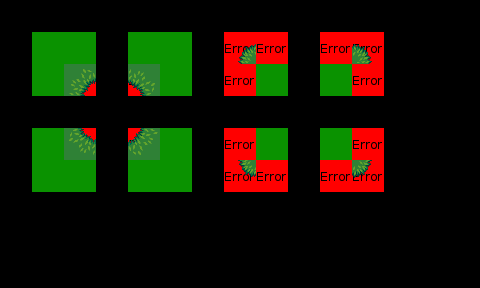

Tiled map render using the project's own tile images. Description and the map definition, with tile-layer contents summarised, below:
An orthogonal 15x9 tile map with 32x32 px tiles, 3 tile layers (Regions, Input_set, Output0_Grass), 2 tilesets.

<map version="1.0" orientation="orthogonal" width="15" height="9" tilewidth="32" tileheight="32">
 <tileset firstgid="1" name="ruleset" tilewidth="32" tileheight="32">
  <image source="ruleset.png" trans="ff00ff" width="256" height="64" />
 </tileset>
 <tileset firstgid="17" name="grass" tilewidth="32" tileheight="32">
  <image source="../tiles/grass.png" trans="ff00ff" width="96" height="192" />
 </tileset>
 <layer name="Regions" width="15" height="9">
  <data>[135 cells, 32 non-empty, 1 distinct tile ids]</data>
 </layer>
 <layer name="Input_set" width="15" height="9">
  <data>[135 cells, 16 non-empty, 1 distinct tile ids]</data>
 </layer>
 <layer name="Output0_Grass" width="15" height="9">
  <data>[135 cells, 8 non-empty, 8 distinct tile ids]</data>
 </layer>
</map>
